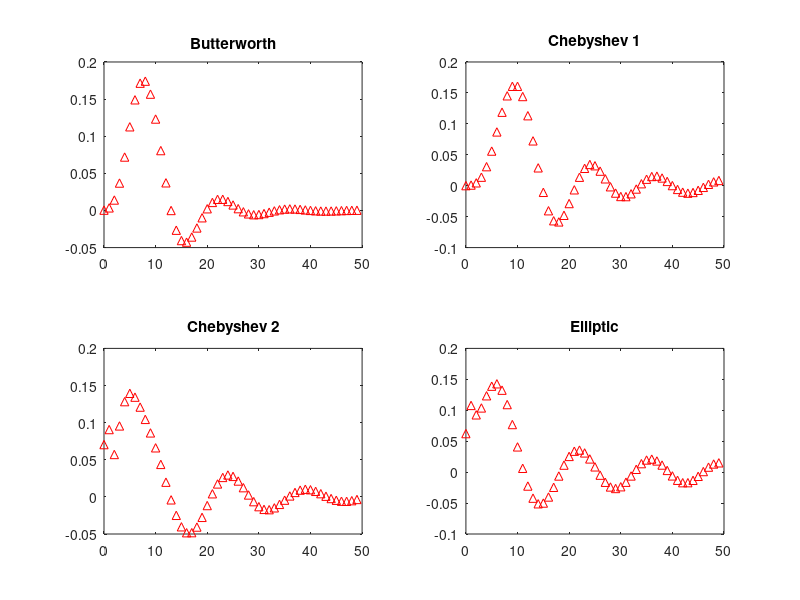

The MATLAB script that drew this image:
% Comparison of impulse response of the 4 digital filters
fs=130; %sampling frequency in Hz
fc=10/(fs/2); %cut-off at 10 Hz
nsa=50; %number of samples to visualize

N=5; %order of the filter
Rp=0.5; %decibels of ripple in the pass band
Rs=20; %decibels of ripple in the stop band
[numd,dend]=butter(N,fc); %digital Butterworth filter
subplot(2,2,1); impz(numd,dend,nsa); %plots impulse response
title('Butterworth');

[numd,dend]=cheby1(N,Rp,fc); %digital Chebyshev 1 filter
subplot(2,2,2); impz(numd,dend,nsa); %plots impulse response
title('Chebyshev 1');

[numd,dend]=cheby2(N,Rs,fc); %digital Chebyshev 2 filter
subplot(2,2,3); impz(numd,dend,nsa); %plots  impulse response
title('Chebyshev 2');

[numd,dend]=ellip(N,Rp,Rs,fc); %digital elliptic filter
subplot(2,2,4); impz(numd,dend,nsa); %plots  impulse response
title('Elliptic');
